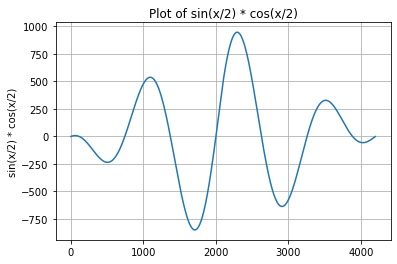

Python code for this plot:
import matplotlib.pyplot as plt
import numpy as np
from scipy import signal

%matplotlib inline

t = np.arange(-10, 11, 0.01) 
x1 = np.sin(t/2)
x2 = np.cos(t/2)
y = signal.convolve(x1, x2)

plt.plot(y)
plt.ylabel('sin(x/2) * cos(x/2)')
plt.title('Plot of sin(x/2) * cos(x/2)')
plt.grid()
plt.show()
